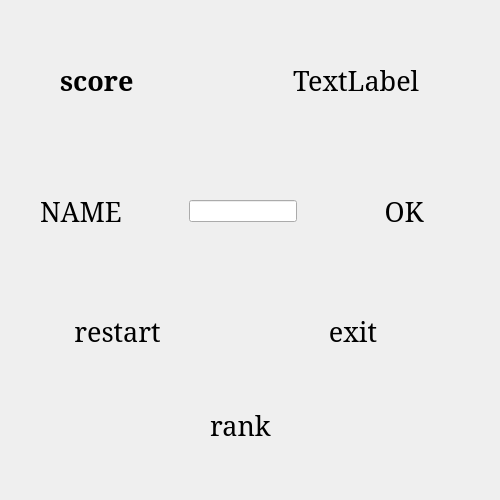
<?xml version="1.0" encoding="UTF-8"?>
<ui version="4.0">
 <class>result</class>
 <widget class="QDialog" name="result">
  <property name="geometry">
   <rect>
    <x>0</x>
    <y>0</y>
    <width>500</width>
    <height>500</height>
   </rect>
  </property>
  <property name="windowTitle">
   <string>Dialog</string>
  </property>
  <property name="styleSheet">
   <string notr="true">result{border-image: url(:/image/CHERRY_SKY.png);}</string>
  </property>
  <widget class="QPushButton" name="pushButton_4">
   <property name="geometry">
    <rect>
     <x>190</x>
     <y>400</y>
     <width>101</width>
     <height>51</height>
    </rect>
   </property>
   <property name="font">
    <font>
     <family>MS Serif</family>
     <pointsize>20</pointsize>
    </font>
   </property>
   <property name="text">
    <string>rank</string>
   </property>
   <property name="flat">
    <bool>true</bool>
   </property>
  </widget>
  <widget class="QWidget" name="">
   <property name="geometry">
    <rect>
     <x>60</x>
     <y>40</y>
     <width>361</width>
     <height>81</height>
    </rect>
   </property>
   <layout class="QHBoxLayout" name="horizontalLayout">
    <item>
     <widget class="QLabel" name="label_2">
      <property name="font">
       <font>
        <family>MS Serif</family>
        <pointsize>20</pointsize>
        <weight>75</weight>
        <bold>true</bold>
       </font>
      </property>
      <property name="text">
       <string>score</string>
      </property>
     </widget>
    </item>
    <item>
     <spacer name="horizontalSpacer">
      <property name="orientation">
       <enum>Qt::Horizontal</enum>
      </property>
      <property name="sizeHint" stdset="0">
       <size>
        <width>40</width>
        <height>20</height>
       </size>
      </property>
     </spacer>
    </item>
    <item>
     <widget class="QLabel" name="label_3">
      <property name="font">
       <font>
        <family>MS Serif</family>
        <pointsize>20</pointsize>
        <weight>50</weight>
        <bold>false</bold>
       </font>
      </property>
      <property name="text">
       <string>TextLabel</string>
      </property>
     </widget>
    </item>
   </layout>
  </widget>
  <widget class="QWidget" name="">
   <property name="geometry">
    <rect>
     <x>40</x>
     <y>190</y>
     <width>404</width>
     <height>43</height>
    </rect>
   </property>
   <layout class="QHBoxLayout" name="horizontalLayout_2">
    <item>
     <widget class="QLabel" name="label">
      <property name="font">
       <font>
        <family>MS Serif</family>
        <pointsize>20</pointsize>
        <weight>50</weight>
        <bold>false</bold>
       </font>
      </property>
      <property name="text">
       <string>NAME</string>
      </property>
     </widget>
    </item>
    <item>
     <spacer name="horizontalSpacer_2">
      <property name="orientation">
       <enum>Qt::Horizontal</enum>
      </property>
      <property name="sizeHint" stdset="0">
       <size>
        <width>40</width>
        <height>20</height>
       </size>
      </property>
     </spacer>
    </item>
    <item>
     <widget class="QLineEdit" name="lineEdit"/>
    </item>
    <item>
     <spacer name="horizontalSpacer_3">
      <property name="orientation">
       <enum>Qt::Horizontal</enum>
      </property>
      <property name="sizeHint" stdset="0">
       <size>
        <width>40</width>
        <height>20</height>
       </size>
      </property>
     </spacer>
    </item>
    <item>
     <widget class="QPushButton" name="pushButton_3">
      <property name="font">
       <font>
        <family>MS Serif</family>
        <pointsize>20</pointsize>
       </font>
      </property>
      <property name="text">
       <string>OK</string>
      </property>
      <property name="flat">
       <bool>true</bool>
      </property>
     </widget>
    </item>
   </layout>
  </widget>
  <widget class="QWidget" name="">
   <property name="geometry">
    <rect>
     <x>70</x>
     <y>310</y>
     <width>323</width>
     <height>43</height>
    </rect>
   </property>
   <layout class="QHBoxLayout" name="horizontalLayout_3">
    <item>
     <widget class="QPushButton" name="pushButton">
      <property name="font">
       <font>
        <family>MS Serif</family>
        <pointsize>20</pointsize>
       </font>
      </property>
      <property name="text">
       <string>restart</string>
      </property>
      <property name="flat">
       <bool>true</bool>
      </property>
     </widget>
    </item>
    <item>
     <spacer name="horizontalSpacer_4">
      <property name="orientation">
       <enum>Qt::Horizontal</enum>
      </property>
      <property name="sizeHint" stdset="0">
       <size>
        <width>148</width>
        <height>20</height>
       </size>
      </property>
     </spacer>
    </item>
    <item>
     <widget class="QPushButton" name="pushButton_2">
      <property name="font">
       <font>
        <family>MS Serif</family>
        <pointsize>20</pointsize>
       </font>
      </property>
      <property name="text">
       <string>exit</string>
      </property>
      <property name="flat">
       <bool>true</bool>
      </property>
     </widget>
    </item>
   </layout>
   <zorder>pushButton</zorder>
  </widget>
 </widget>
 <resources/>
 <connections/>
</ui>
